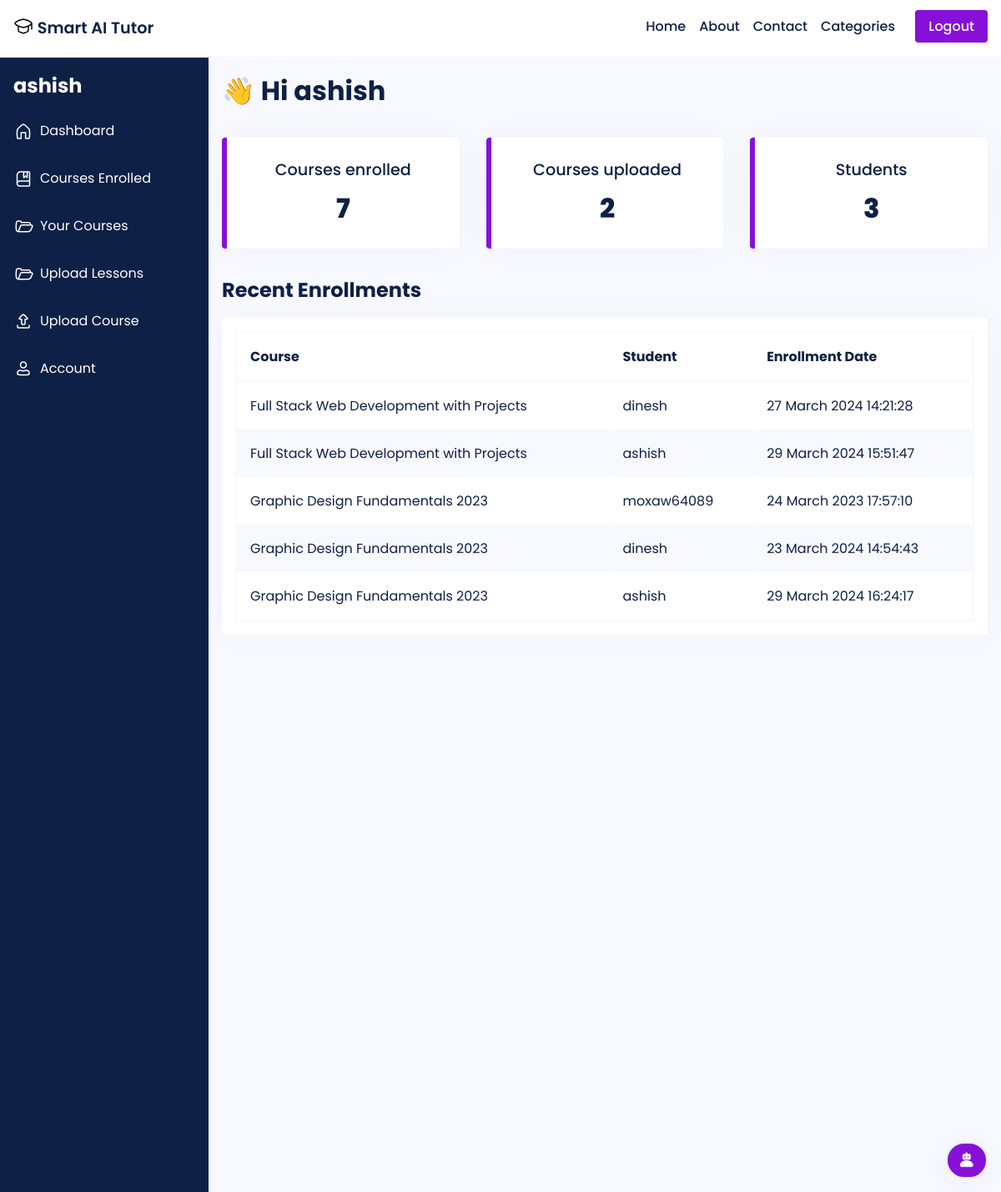
The page /dashboard/home/ (signed in) on the database its author committed.
### main/models.py (models this page shows, shortened)
class Course(models.Model):
    LEVEL_CHOICES = [
        ('Beginner', 'Beginner'),
        ('Intermediate', 'Intermediate'),
        ('Advanced', 'Advanced')
    ]
    id = models.AutoField(primary_key=True)
    title = models.CharField(max_length=255)
    slug = models.SlugField(unique=True)
    description = models.TextField()
    thumbnail = CloudinaryField('thumbnail')
    featured_video = CloudinaryField('featured_video')
    instructor = models.ForeignKey(User, on_delete=models.CASCADE, related_name='courses', default=None)
    created_at = models.DateTimeField(auto_now_add=True)
    updated_at = models.DateTimeField(auto_now=True)
    level = models.CharField(max_length=20, choices=LEVEL_CHOICES, default='Beginner')
    duration = models.CharField(max_length=10, default='0')
    category = models.CharField(max_length=255, default="uncategorized")
    price = models.DecimalField(max_digits=8, decimal_places=2, default=0.00)
    discount = models.DecimalField(max_digits=5, decimal_places=2, default=0.00)
    requirements = models.TextField(help_text='Enter the requirements for the course, separated by a comma.', default='')
    content = models.TextField(help_text='Enter the course content, separated by a comma.', default='')
    lesson_title = models.CharField(max_length=255, default='Lesson')
    lesson_video = CloudinaryField('lesson_video', null=True)
    students = models.ManyToManyField(User, related_name='enrolled_courses', blank=True)

### main/views.py (the view)
# urls.py: path('dashboard/home/', views.dashboard_home, name='dashboard-home'),
def dashboard_home(request):
    user = request.user
    courses_uploaded = Course.objects.filter(instructor=user)
    num_courses_uploaded = courses_uploaded.count()
    courses_enrolled = Course.objects.filter(students=user)
    num_courses_enrolled = courses_enrolled.count()
    num_students = Enrollment.objects.filter(course__in=courses_uploaded).values('student').distinct().count()
    instructor = request.user
    courses = Course.objects.filter(instructor=instructor)
    enrollments = []
    ist_tz = pytz.timezone('Asia/Kolkata')
    for course in courses:
        course_enrollments = Enrollment.objects.filter(course=course)
        for enrollment in course_enrollments:
            student = enrollment.student
            enrollment_date_ist = enrollment.enrolled_at.astimezone(ist_tz)
            enrollment_date = enrollment_date_ist.strftime('%d %B %Y %H:%M:%S')
            enrollments.append({'course_title': course.title, 'student_name': student.username, 'enrollment_date': enrollment_date})
    context = {
        'courses_uploaded': courses_uploaded,
        'num_courses_uploaded': num_courses_uploaded,
        'num_courses_enrolled': num_courses_enrolled,
        'num_students': num_students,
        'enrollments': enrollments,
    }
    return render(request, 'dashboard/home.html', context)

### templates/dashboard/home.html (shortened to what this page needs)
{% extends 'dashboard-base.html' %}
{% block content %}
<sectiion class='dashboard'>
    <h1>&#128075; Hi {{user}}</h1>
    <div class='stats'>
        <div class='stat'>
            <p class='stat-heading'>Courses enrolled</p>
            <p>{{num_courses_enrolled}}</p>
        </div>
        <div class='stat'>
            <p class='stat-heading'>Courses uploaded</p>
            <p>{{num_courses_uploaded}}</p>
        </div>
        <div class='stat'>
            <p class='stat-heading'>Students</p>
            <p>{{num_students}}</p>
        </div>
    </div>
    <h2 style=''>Recent Enrollments</h2>
    <div class='dashboard-table'>
    <table class="table table-striped">
        <thead>
          <tr>
            <th>Course</th>
            <th>Student</th>
            <th>Enrollment Date</th>
          </tr>
        </thead>
        <tbody>
          {% for enrollment in enrollments %}
          <tr>
            <td>{{ enrollment.course_title }}</td>
            <td>{{ enrollment.student_name }}</td>
            <td>{{ enrollment.enrollment_date }}</td>
          </tr>
          {% endfor %}
        </tbody>
      </table>
    </div>
{% endblock content %}

### templates/dashboard-base.html (shortened to what this page needs)
{% load static %}
<!DOCTYPE html>
<html lang="en">
<head>
    <link rel="stylesheet" href="{% static 'css/style.css' %}">
</head>
<body>
    <header>
        <nav style='margin-left: 1rem; margin-right: 1rem' class=''>
            <span>
                <a href=' /'>
                    <div style='display: flex; justify-content: baseline; column-gap: .3rem'>
                    <span>Smart AI Tutor</span>
                    </div>
                </a>
            </span>
            <ul style=''>
                <li><a href = '/'>Home</a></li>
                <li><a href = '/about'>About</a></li>
                <li><a href = '/contact'>Contact</a></li>
                <li>
                    <a style="display: flex;" class="desktop-categories-btn" href="javascript:void(0);">
                        Categories
                    </a>
                </li>
                <li>
                    {% if user.is_authenticated %}
                    <a class='btn' href='/accounts/logout/'>Logout</a>
                    {% else %}
                    <a class='btn' href='/accounts/login/'>Login</a>&nbsp
                    {% endif %}
                </li>
            </ul>
        </nav>
    </header>
    <main>
        <div class="profile-container" >
          <div class="sidebar" >
            <h2>{{user}}</h2>
            <ul>
              <a href="/dashboard/home">
                <li style='display: flex; column-gap: .5rem; align-items: center;'>
                    Dashboard
                </li></a>
              <a href="/dashboard/courses-enrolled">
                <li style='display: flex; column-gap: .5rem; align-items: center;'>
                    Courses Enrolled
                </li></a>
              <a href="/dashboard/courses-uploaded">
                <li style='display: flex; column-gap: .5rem; align-items: center;'>
                    Your Courses
                </li></a>
                <a href="/dashboard/lessons-uploaded">
                    <li style='display: flex; column-gap: .5rem; align-items: center;'>
                        Upload Lessons
                    </li></a>
              <a href="/dashboard/upload">
                <li style='display: flex; column-gap: .5rem; align-items: center;'>
                Upload Course
                </li></a>
              <a href="/dashboard/profile">
                <li style='display: flex; column-gap: .5rem; align-items: center;'>
                    Account
                </li></a>
            </ul>
          </div>
          <div class="profile-main">
            {% block content %}{% endblock content %}
          </div>
        </div>
      </main>
      <div class=' ashish-credits ' style="background-color: #8710d8; width: 50px;">
      <img class="icons" alt='chat' style='height: 1.5rem; width: 1.5rem; cursor: pointer;' src='{% static 'img/heart.png' %}'>
  </div>
</body>
</html>

### static/css/style.css (style rules this page uses)
* { font-family: 'Poppins'; margin: 0; padding: 0; box-sizing: border-box; scroll-behavior: smooth; scroll-padding-top: 2rem; }
body { color: #0e2045; background: #fff; display: flex; flex-direction: column; min-height: 100vh; }
main { flex: 1; }
img { width: 100%; }
a { text-decoration: none; color: #0e2045; }
.btn { background-color: #8710d8; border-radius: 4px; padding: .5rem 1rem; border: none; color: #fff; transition: transform .2s ease-in-out; }
header { border-bottom: 2px solid #f8f8ff; }
nav { display: flex; justify-content: space-between; padding: 1.2rem 0; font-weight: 500; }
nav span { font-size: 1.2rem; font-weight: 600; }
nav ul { display: flex; column-gap: 1rem; justify-content: baseline; }
nav li { list-style: none; }
.ashish-credits { background-color: #fff; border: 2px solid #e7e9eb; font-size: smaller; padding: .5rem .5rem; width: 50px; display: flex; column-gap: .3rem; justify-content: center; border-radius: 50px; box-shadow: 0 5px 30px 0 rgba(0,0,0,.05); z-index: 9999; position: fixed; bottom: 1rem; right: 1rem; }
.profile-container { display: flex; background-color: #f8f8ff; }
.sidebar { background-color: #0e2045; color: #fff; height: 170vh; min-width: 250px; box-sizing: border-box; top: 0; left: 0; z-index: 1; }
.sidebar h2 { padding: 1rem; margin: 0; font-size: 1.5rem; font-weight: bold; }
.sidebar ul { margin: 0; padding: 0; list-style: none; }
.sidebar li { margin-bottom: 1rem; padding-left: 1rem; padding-top: .5rem; padding-bottom: .5rem; color: #fff; }
.profile-main { flex: 1; padding: 1rem; box-sizing: border-box; min-height: 100vh; }
.profile-main h1 { margin: 0; font-size: 2rem; font-weight: bold; margin-bottom: 20px; }
.stats { margin: 2rem 0; display: grid; grid-template-columns: repeat(auto-fit, minmax(200px, 1fr)); gap: 2rem; }
.stat { background-color: #fff; border-radius: 4px; padding: 1rem 1.2rem; box-shadow: 0 0 40px rgba(0, 0, 0, 0.03); border-left: 6px solid #8710d8; }
.stat .stat-heading { font-weight: 500; font-size: larger; }
.stat p { margin: .5rem 0; text-align: center; font-size: 2rem; font-weight: 800; }
.dashboard-table { background-color: #fff; border-radius: 4px; padding: 1rem; box-shadow: 0 0 40px rgba(0, 0, 0, 0.03); margin: 1rem 0; }
.dashboard-table table { width: 100%; border-collapse: collapse; border: 2px solid #f8f8ff; }
.dashboard-table th, .dashboard-table td { padding: 1rem; border-radius: 4px; text-align: left; }
.dashboard-table th { font-weight: bold; border-bottom: 2px solid #f8f8ff; }
.dashboard-table tbody tr:nth-child(even) { background-color: #f8f8ff; }

### rows shown on the page
Course: course_title "Full Stack Web Development with Projects" "Full Stack Web Development with Projects"
Course: course_title "Graphic Design Fundamentals 2023" "Graphic Design Fundamentals 2023" "Graphic Design Fundamentals 2023"

### other values the page prints
{{ user }} "ashish"
{{ num_courses_enrolled }} "7"
{{ num_courses_uploaded }} "2"
{{ num_students }} "3"
{{ enrollment.student_name }} "dinesh" "ashish" "moxaw64089" "dinesh" "ashish"
{{ enrollment.enrollment_date }} "27 March 2024 14:21:28" "29 March 2024 15:51:47" "24 March 2023 17:57:10" "23 March 2024 14:54:43" "29 March 2024 16:24:17"
